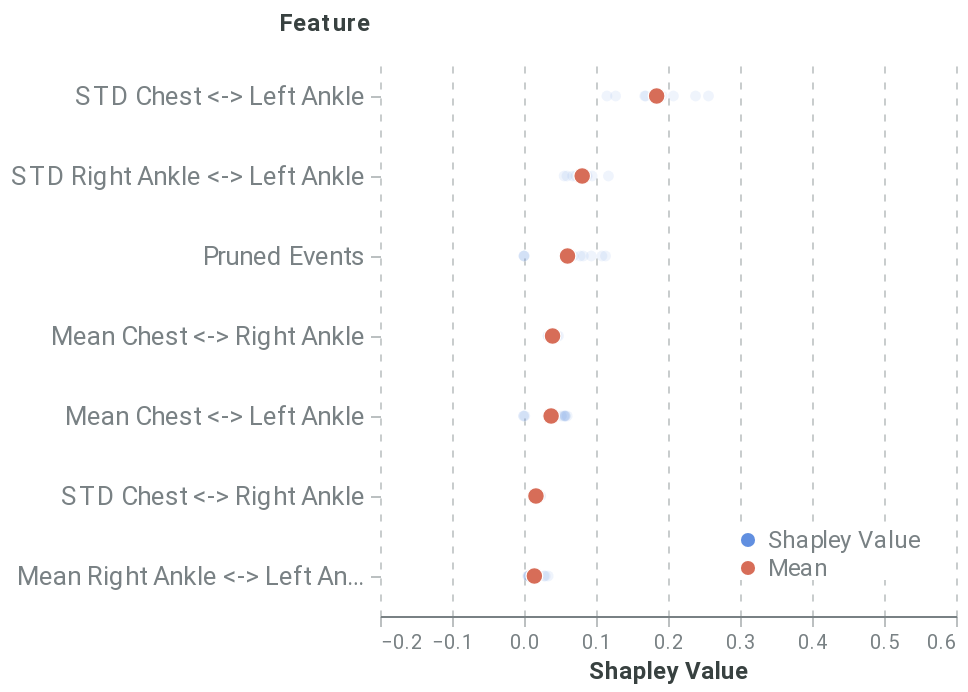

The notebook cell saved with this chart:
### Markdown cell above
##### Global feature-level

### Code cell
feature_dict = {'path': 'outputs/feature_all_tf.csv', 'rs': 42, 'nsamples': 32000, 'feature_names': model_features, 'plot_features': plot_feats, }
feat_data = feat_explain_all(f, pos_dataset, sequence_id_feat, average_event, feature_dict, prun_indexes, model_features, time_feat)
feat_global_plot = plot_global_feat(feat_data, **feature_dict)
feat_global_plot

### Figure 1 — Vega-Lite specification as saved in the notebook (floating-point values rounded to 4 significant figures)
{"config": {"axis": {"domain": true, "domainColor": "#798184", "grid": false, "gridColor": "#798184", "gridOpacity": 0.5, "gridDash": [3, 5], "gridWidth": 0.8, "gridCap": "round", "labelPadding": 3, "labelFont": "Roboto", "labelColor": "#798184", "tickSize": 5, "tickColor": "#798184", "tickOpacity": 0.5, "titleColor": "#384140", "titleFont": "Roboto", "titleFontSize": 12}, "axisBand": {"domain": true, "ticks": false, "labelPadding": 7}, "axisY": {"domain": false, "titleAlign": "left", "titleAngle": 0, "titleX": -20, "titleY": -10}, "legend": {"labelColor": "#798184", "labelFontSize": 12, "symbolSize": 40, "titleColor": "#384140", "titleFontSize": 12, "titlePadding": 10, "titleFont": "Roboto", "labelFont": "Roboto"}, "line": {"stroke": "#618FE0", "strokeWidth": 2}, "rule": {"stroke": "#798184"}, "path": {"stroke": "#618FE0", "strokeWidth": 0.5}, "rect": {"fill": "#618FE0"}, "point": {"filled": true, "shape": "circle"}, "shape": {"stroke": "#618FE0"}, "bar": {"fill": "#618FE0", "stroke": null}, "text": {"font": "Roboto", "color": "#384140", "fontSize": 12}, "arc": {"stroke": "#fff", "strokeWidth": 1}, "range": {"category": ["#618FE0", "#50D0B0", "#E17560", "#E8B474", "#D889C4", "#34A3BC", "#A583A4"], "ramp": ["#001854", "#002f72", "#04478e", "#1e5fab", "#4477c5", "#6290e1", "#7ea9fd", "#9ec7ff", "#bde4ff"], "heatmap": ["#001854", "#002f72", "#04478e", "#1e5fab", "#4477c5", "#6290e1", "#7ea9fd", "#9ec7ff", "#bde4ff"], "diverging": ["#003b26", "#006b52", "#1aa082", "#55d5b5", "#f5f5f5", "#ffaa92", "#d16f5b", "#9e392c", "#650200"]}, "title": {"anchor": "start", "fontSize": 20, "color": "#384140", "fontWeight": "bold", "offset": 20, "font": "Roboto", "subtitleColor": "#384140", "subtitleFontSize": 16}, "header": {"labelFontSize": 12, "titleFontSize": 16, "labelColor": "#384140", "titleColor": "#384140", "titleFont": "Roboto", "labelFont": "Roboto"}, "group": {"fill": "white"}, "background": "white", "view": {"stroke": "transparent", "continuousHeight": 300, "continuousWidth": 400}}, "data": {"name": "data-4bf78fbee0e50edc9a3392c134791efb"}, "mark": {"type": "point", "stroke": "white", "strokeWidth": 0.6}, "encoding": {"color": {"type": "nominal", "field": "type", "legend": {"fillColor": "white", "orient": "bottom-right", "symbolSize": 50, "symbolStrokeWidth": 0, "title": null}, "scale": {"domain": ["Shapley Value", "Mean"], "range": ["#618FE0", "#d76d58"]}}, "opacity": {"condition": {"value": 1.0, "test": "(datum.type === 'Mean')"}, "value": 0.1}, "size": {"condition": {"value": 70, "test": "(datum.type === 'Mean')"}, "value": 30}, "x": {"type": "quantitative", "axis": {"grid": true, "title": "Shapley Value"}, "field": "Shapley Value", "scale": {"domain": [-0.2, 0.6]}}, "y": {"type": "ordinal", "axis": {"labelFontSize": 13, "titleX": -51}, "field": "Feature", "sort": ["STD Chest <-> Left Ankle", "STD Right Ankle <-> Left Ankle", "Pruned Events", "Mean Chest <-> Right Ankle", "Mean Chest <-> Left Ankle", "STD Chest <-> Right Ankle", "Mean Right Ankle <-> Left Ankle"]}}, "height": 280, "width": 288, "$schema": "https://vega.github.io/schema/vega-lite/v4.8.1.json", "datasets": {"data-4bf78fbee0e50edc9a3392c134791efb": [{"Shapley Value": 0.04562, "Feature": "Mean Chest <-> Right Ankle", "type": "Shapley Value"}, {"Shapley Value": 0.01731, "Feature": "STD Chest <-> Right Ankle", "type": "Shapley Value"}, {"Shapley Value": 0.05999, "Feature": "Mean Chest <-> Left Ankle", "type": "Shapley Value"}, {"Shapley Value": 0.2562, "Feature": "STD Chest <-> Left Ankle", "type": "Shapley Value"}, {"Shapley Value": 0.03354, "Feature": "Mean Right Ankle <-> Left Ankle", "type": "Shapley Value"}, {"Shapley Value": 0.08614, "Feature": "STD Right Ankle <-> Left Ankle", "type": "Shapley Value"}, {"Shapley Value": 0.0, "Feature": "Pruned Events", "type": "Shapley Value"}, {"Shapley Value": 0.0376, "Feature": "Mean Chest <-> Right Ankle", "type": "Shapley Value"}, {"Shapley Value": 0.01415, "Feature": "STD Chest <-> Right Ankle", "type": "Shapley Value"}, {"Shapley Value": 0.05522, "Feature": "Mean Chest <-> Left Ankle", "type": "Shapley Value"}, {"Shapley Value": 0.2075, "Feature": "STD Chest <-> Left Ankle", "type": "Shapley Value"}, {"Shapley Value": 0.02961, "Feature": "Mean Right Ankle <-> Left Ankle", "type": "Shapley Value"}, {"Shapley Value": 0.07229, "Feature": "STD Right Ankle <-> Left Ankle", "type": "Shapley Value"}, {"Shapley Value": 0.0824, "Feature": "Pruned Events", "type": "Shapley Value"}, {"Shapley Value": 0.03344, "Feature": "Mean Chest <-> Right Ankle", "type": "Shapley Value"}, {"Shapley Value": 0.01266, "Feature": "STD Chest <-> Right Ankle", "type": "Shapley Value"}, {"Shapley Value": 0.05206, "Feature": "Mean Chest <-> Left Ankle", "type": "Shapley Value"}, {"Shapley Value": 0.1919, "Feature": "STD Chest <-> Left Ankle", "type": "Shapley Value"}, {"Shapley Value": 0.02783, "Feature": "Mean Right Ankle <-> Left Ankle", "type": "Shapley Value"}, {"Shapley Value": 0.06761, "Feature": "STD Right Ankle <-> Left Ankle", "type": "Shapley Value"}, {"Shapley Value": 0.1133, "Feature": "Pruned Events", "type": "Shapley Value"}, {"Shapley Value": 0.04791, "Feature": "Mean Chest <-> Right Ankle", "type": "Shapley Value"}, {"Shapley Value": 0.01303, "Feature": "STD Chest <-> Right Ankle", "type": "Shapley Value"}, {"Shapley Value": 0.05709, "Feature": "Mean Chest <-> Left Ankle", "type": "Shapley Value"}, {"Shapley Value": 0.169, "Feature": "STD Chest <-> Left Ankle", "type": "Shapley Value"}, {"Shapley Value": 0.007485, "Feature": "Mean Right Ankle <-> Left Ankle", "type": "Shapley Value"}, {"Shapley Value": 0.1173, "Feature": "STD Right Ankle <-> Left Ankle", "type": "Shapley Value"}, {"Shapley Value": 5.677e-10, "Feature": "Pruned Events", "type": "Shapley Value"}, {"Shapley Value": 0.04396, "Feature": "Mean Chest <-> Right Ankle", "type": "Shapley Value"}, {"Shapley Value": 0.01372, "Feature": "STD Chest <-> Right Ankle", "type": "Shapley Value"}, {"Shapley Value": 0.05749, "Feature": "Mean Chest <-> Left Ankle", "type": "Shapley Value"}, {"Shapley Value": 0.1272, "Feature": "STD Chest <-> Left Ankle", "type": "Shapley Value"}, {"Shapley Value": 0.006447, "Feature": "Mean Right Ankle <-> Left Ankle", "type": "Shapley Value"}, {"Shapley Value": 0.09457, "Feature": "STD Right Ankle <-> Left Ankle", "type": "Shapley Value"}, {"Shapley Value": 0.06842, "Feature": "Pruned Events", "type": "Shapley Value"}, {"Shapley Value": 0.03927, "Feature": "Mean Chest <-> Right Ankle", "type": "Shapley Value"}, {"Shapley Value": 0.01239, "Feature": "STD Chest <-> Right Ankle", "type": "Shapley Value"}, {"Shapley Value": 0.05675, "Feature": "Mean Chest <-> Left Ankle", "type": "Shapley Value"}, {"Shapley Value": 0.1152, "Feature": "STD Chest <-> Left Ankle", "type": "Shapley Value"}, {"Shapley Value": 0.006908, "Feature": "Mean Right Ankle <-> Left Ankle", "type": "Shapley Value"}, {"Shapley Value": 0.08785, "Feature": "STD Right Ankle <-> Left Ankle", "type": "Shapley Value"}, {"Shapley Value": 0.09343, "Feature": "Pruned Events", "type": "Shapley Value"}, {"Shapley Value": 0.03793, "Feature": "Mean Chest <-> Right Ankle", "type": "Shapley Value"}, {"Shapley Value": 0.0222, "Feature": "STD Chest <-> Right Ankle", "type": "Shapley Value"}, {"Shapley Value": -0.0003608, "Feature": "Mean Chest <-> Left Ankle", "type": "Shapley Value"}, {"Shapley Value": 0.2383, "Feature": "STD Chest <-> Left Ankle", "type": "Shapley Value"}, {"Shapley Value": 0.006681, "Feature": "Mean Right Ankle <-> Left Ankle", "type": "Shapley Value"}, {"Shapley Value": 0.08604, "Feature": "STD Right Ankle <-> Left Ankle", "type": "Shapley Value"}, {"Shapley Value": -8.799e-09, "Feature": "Pruned Events", "type": "Shapley Value"}, {"Shapley Value": 0.03735, "Feature": "Mean Chest <-> Right Ankle", "type": "Shapley Value"}, {"Shapley Value": 0.02324, "Feature": "STD Chest <-> Right Ankle", "type": "Shapley Value"}, {"Shapley Value": 0.001122, "Feature": "Mean Chest <-> Left Ankle", "type": "Shapley Value"}, {"Shapley Value": 0.1848, "Feature": "STD Chest <-> Left Ankle", "type": "Shapley Value"}, {"Shapley Value": 0.006358, "Feature": "Mean Right Ankle <-> Left Ankle", "type": "Shapley Value"}, {"Shapley Value": 0.05977, "Feature": "STD Right Ankle <-> Left Ankle", "type": "Shapley Value"}, {"Shapley Value": 0.07813, "Feature": "Pruned Events", "type": "Shapley Value"}, {"Shapley Value": 0.03368, "Feature": "Mean Chest <-> Right Ankle", "type": "Shapley Value"}, {"Shapley Value": 0.02088, "Feature": "STD Chest <-> Right Ankle", "type": "Shapley Value"}, {"Shapley Value": -0.0005768, "Feature": "Mean Chest <-> Left Ankle", "type": "Shapley Value"}, {"Shapley Value": 0.1677, "Feature": "STD Chest <-> Left Ankle", "type": "Shapley Value"}, {"Shapley Value": 0.005025, "Feature": "Mean Right Ankle <-> Left Ankle", "type": "Shapley Value"}, {"Shapley Value": 0.05575, "Feature": "STD Right Ankle <-> Left Ankle", "type": "Shapley Value"}, {"Shapley Value": 0.1083, "Feature": "Pruned Events", "type": "Shapley Value"}, {"Shapley Value": 0.06044, "Feature": "Pruned Events", "type": "Mean"}, {"Shapley Value": 0.03964, "Feature": "Mean Chest <-> Right Ankle", "type": "Mean"}, {"Shapley Value": 0.03764, "Feature": "Mean Chest <-> Left Ankle", "type": "Mean"}, {"Shapley Value": 0.01443, "Feature": "Mean Right Ankle <-> Left Ankle", "type": "Mean"}, {"Shapley Value": 0.01662, "Feature": "STD Chest <-> Right Ankle", "type": "Mean"}, {"Shapley Value": 0.1842, "Feature": "STD Chest <-> Left Ankle", "type": "Mean"}, {"Shapley Value": 0.08081, "Feature": "STD Right Ankle <-> Left Ankle", "type": "Mean"}]}}
